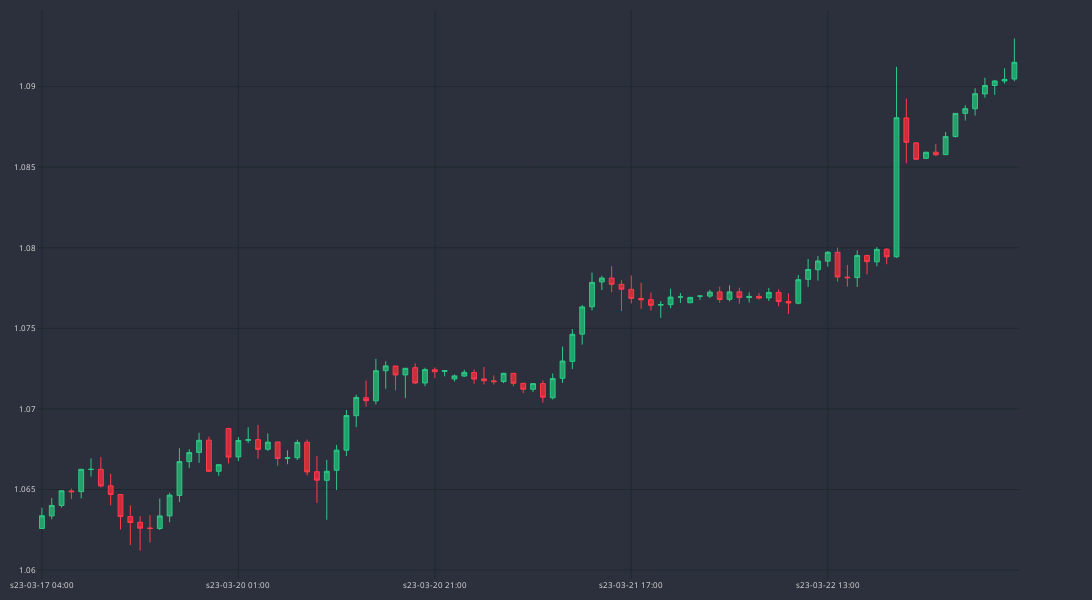

The notebook cell saved with this chart:
### Code cell
cp = CandlePlot(df_an.iloc[-100:], candles=True)
cp.show_plot(sec_traces=[])
